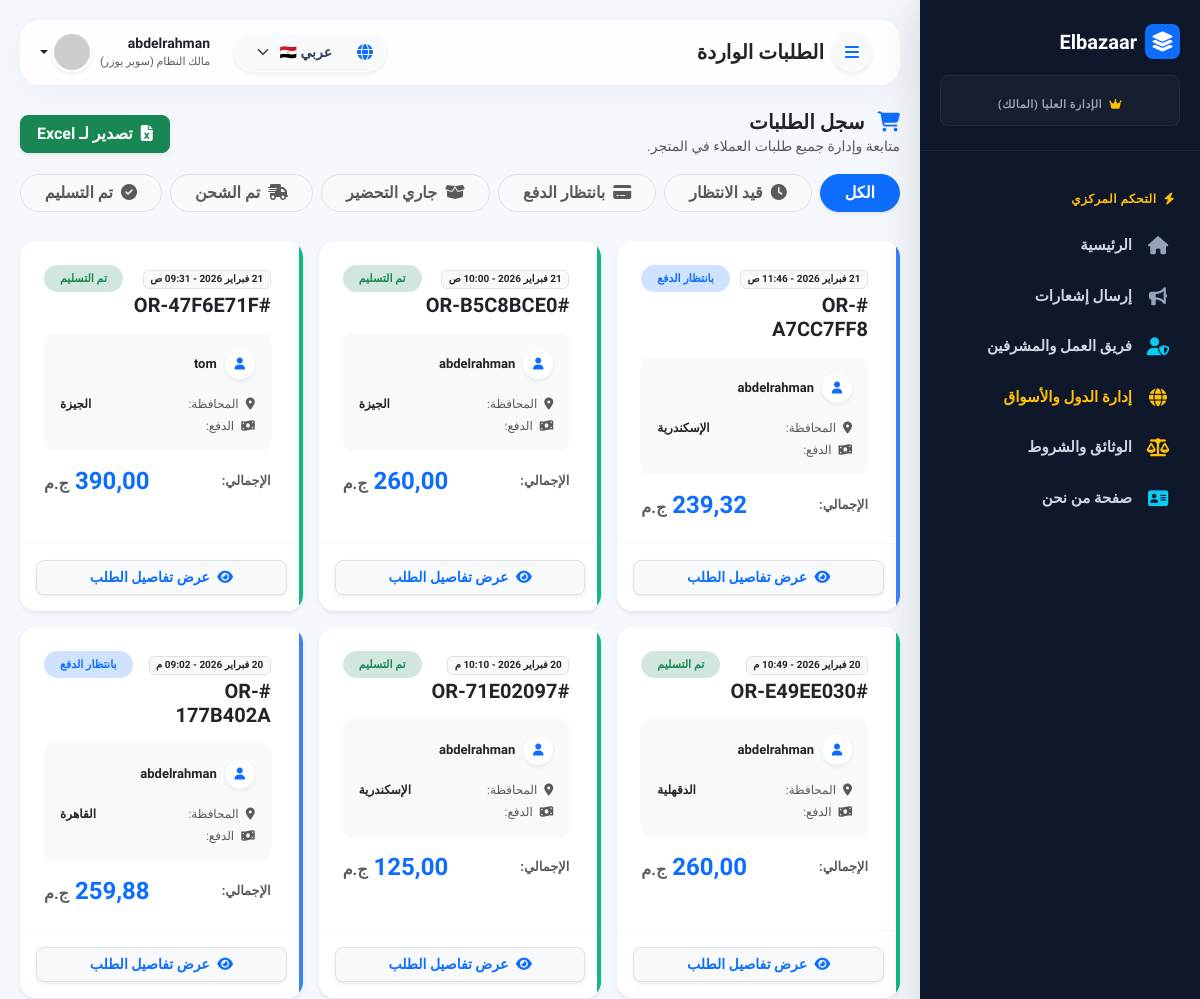
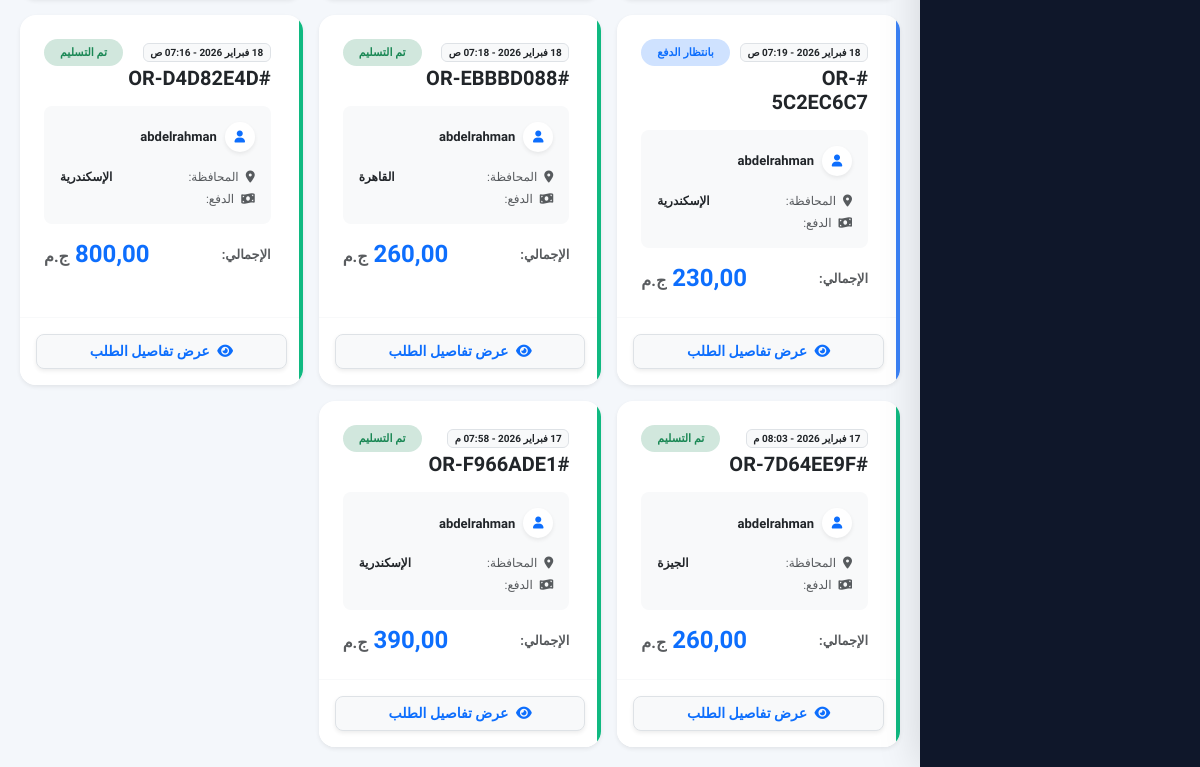
The page /ar/super/orders/all/ (signed in) on the database as committed earlier (2 pictures, top to bottom).
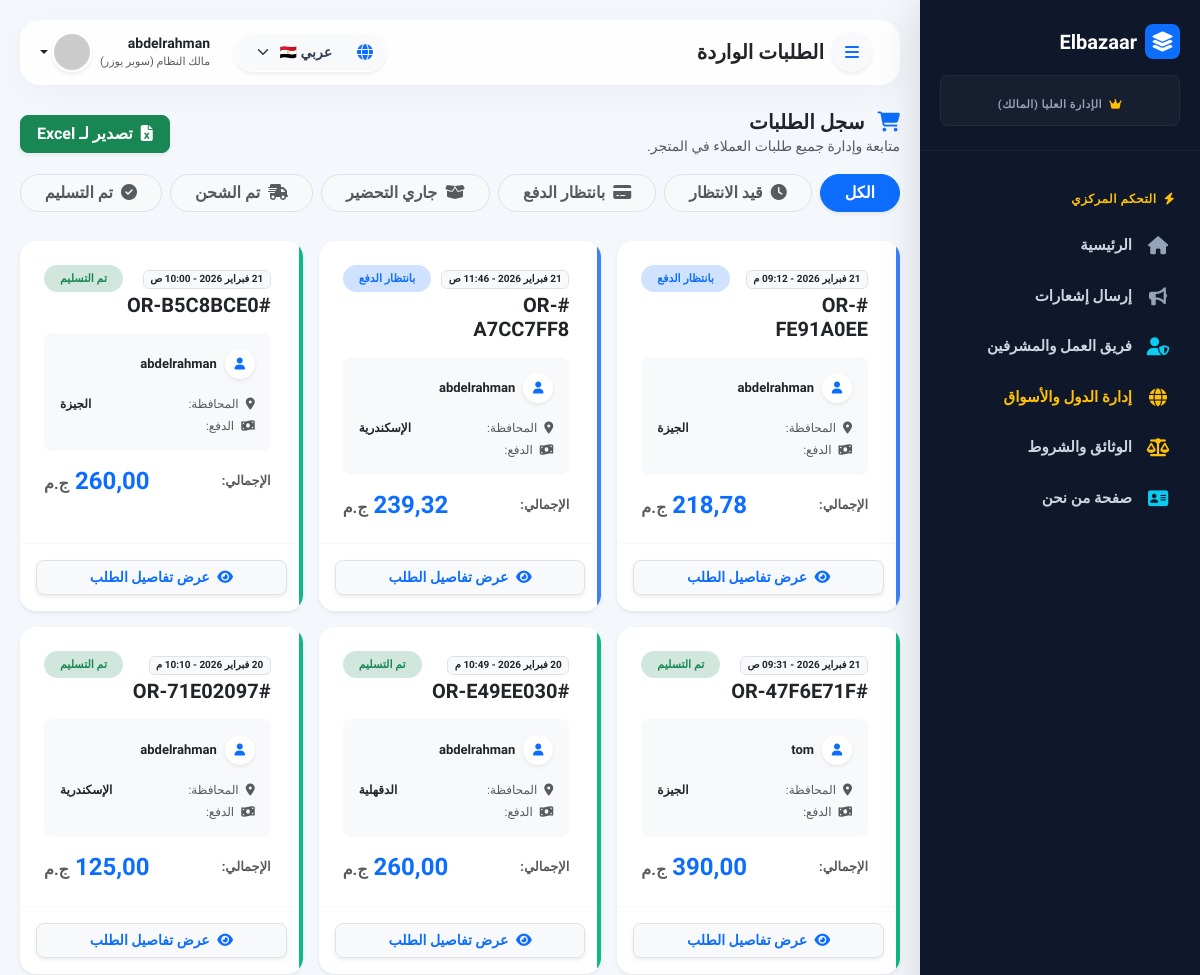
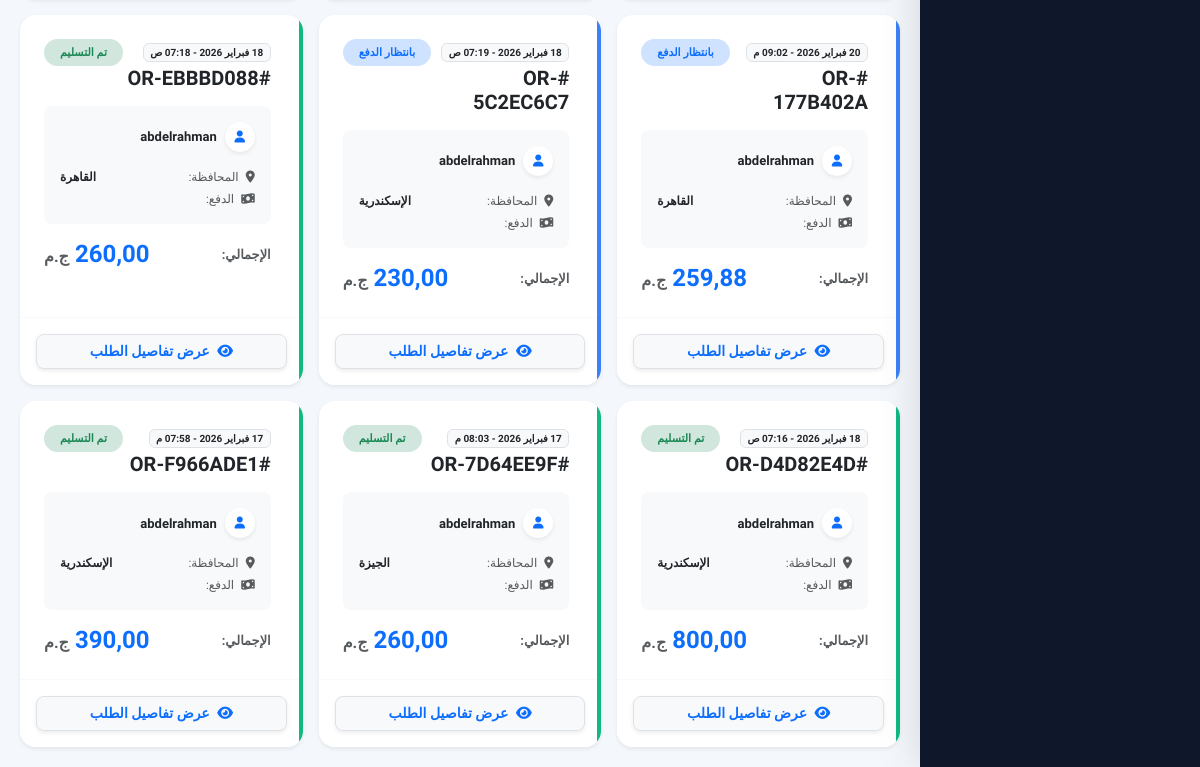
The same page on the database as committed later (2 pictures, top to bottom).
### store/models.py (models this page shows, shortened)
class Order(models.Model):
    class Status(models.TextChoices):
        CART = "CART",
        WAITING_PAYMENT = "WAITING_PAYMENT", "بانتظار الدفع"
        PENDING = "PENDING", "قيد الانتظار"
        PREPARING = "PREPARING", "جاري التحضير"
        APPROVED = "APPROVED", "تم التأكيد"
        SHIPPED = "SHIPPED", "تم الشحن"
        DELIVERED = "DELIVERED", "تم التسليم"
        RETURNED = "RETURNED", "مرتجع"
        CANCELLED = "CANCELLED", "ملغي"
    order_id = models.CharField(max_length=20, unique=True, editable=False, verbose_name="رقم الطلب")
    country = models.ForeignKey('accounts.Country', on_delete=models.PROTECT, related_name='orders', verbose_name="الدولة", null=True, blank=True)
    merchant_received_return = models.BooleanField(default=False, verbose_name="تأكيد التاجر لاستلام المرتجع")
    customer = models.ForeignKey(settings.AUTH_USER_MODEL, on_delete=models.PROTECT, related_name='orders', verbose_name="العميل")
    is_confirmed_by_customer = models.BooleanField(null=True, blank=True, verbose_name="تأكيد العميل")
    rejection_reason = models.TextField(blank=True, null=True, verbose_name="سبب الرفض")
    rating = models.PositiveIntegerField(default=0, verbose_name="التقييم (1-5)")
    merchant = models.ForeignKey(MerchantProfile, on_delete=models.PROTECT, null=True, blank=True, related_name='merchant_orders')
    shipping_address = models.TextField(verbose_name="عنوان الشحن")
    shipping_phone = models.CharField(max_length=15, verbose_name="رقم التواصل")
    admin_discount = models.DecimalField(max_digits=10, decimal_places=2, default=0, verbose_name="خصم معوض من الإدارة")
    total_products_price = models.DecimalField(max_digits=10, decimal_places=2, default=0, verbose_name="إجمالي المنتجات")
    shipping_cost = models.DecimalField(max_digits=10, decimal_places=2, default=0, verbose_name="تكلفة الشحن")
    platform_fees = models.DecimalField(max_digits=10, decimal_places=2, default=0, verbose_name="رسوم المنصة")
    final_total = models.DecimalField(max_digits=10, decimal_places=2, default=0, verbose_name="الإجمالي النهائي")
    status = models.CharField(max_length=20, choices=Status.choices, default=Status.PENDING, verbose_name="حالة الطلب")
    created_at = models.DateTimeField(auto_now_add=True, verbose_name="تاريخ الطلب")
    governorate = models.ForeignKey(Governorate, on_delete=models.SET_NULL, null=True, blank=True, verbose_name="المحافظة")
    is_first_order = models.BooleanField(default=False, verbose_name="أول طلب (شحن مجاني)")
    recipient_name = models.CharField(max_length=255, null=True, blank=True, verbose_name="اسم المستلم")
    payment_method = models.CharField(
        max_length=20,
        default='COD',
        verbose_name=_("طريقة الدفع")
    )
    class PaymentMethod(models.TextChoices):
        COD = "COD", "الدفع عند الاستلام"
        ONLINE = "ONLINE", "دفع إلكتروني (Paymob)"
        WALLET = "WALLET", "محفظة إلكترونية"
    gateway_order_id = models.CharField(max_length=100, blank=True, null=True, verbose_name="رقم الفاتورة في البوابة")
    gateway_transaction_id = models.CharField(max_length=100, blank=True, null=True, verbose_name="رقم المعاملة (Transaction)")
    payment_gateway_used = models.CharField(max_length=20, blank=True, null=True, verbose_name="البوابة المستخدمة (Paymob/Fawaterk)")

class Governorate(models.Model):
    country = models.ForeignKey('accounts.Country', on_delete=models.CASCADE, related_name='governorates', verbose_name="الدولة", null=True)
    name = models.CharField(max_length=50, verbose_name="اسم المحافظة")
    class Meta:
        unique_together = ('country', 'name') # منع تكرار اسم المحافظة في نفس الدولة

### accounts/models.py (models this page shows, shortened)
class User(AbstractUser):
    class Role(models.TextChoices):
        CUSTOMER = "CUSTOMER", "عميل"
        MERCHANT = "MERCHANT", "تاجر"
        OWNER = "OWNER", "مالك النظام (سوبر يوزر)"
        COUNTRY_ADMIN = "COUNTRY_ADMIN", "مدير دولة" # 🔥 الرتبة الجديدة
        ADMIN_LVL2 = "ADMIN_LVL2", "مشرف درجة ثانية"
        ADMIN_LVL3 = "ADMIN_LVL3", "مشرف درجة ثالثة"
    role = models.CharField(max_length=20, choices=Role.choices, default=Role.CUSTOMER)
    country = models.ForeignKey(Country, on_delete=models.RESTRICT, null=True, blank=True, related_name="users", verbose_name="الدولة التابع لها")
    phone_primary = models.CharField(max_length=20, unique=True, null=True, blank=True)
    phone_secondary = models.CharField(max_length=15, blank=True, null=True)
    device_id = models.CharField(max_length=255, blank=True, null=True)
    is_banned = models.BooleanField(default=False)
    custom_role = models.ForeignKey(CustomRole, on_delete=models.SET_NULL, null=True, blank=True)
    referral_code = models.CharField(max_length=10, unique=True, blank=True, null=True)
    invited_by = models.ForeignKey('self', on_delete=models.SET_NULL, null=True, blank=True, related_name='invitees')
    referral_balance = models.DecimalField(max_digits=10, decimal_places=2, default=0.00, verbose_name="رصيد الدعوات")

### supervisor/views.py (the view)
# urls.py: path('orders/all/', views.all_orders, name='super_all_orders'),
@login_required
def all_orders(request):
    if not is_supervisor(request.user): return redirect('home')
    status = request.GET.get('status')
    orders = filter_by_country(request.user, Order.objects.exclude(status=Order.Status.CART)).order_by('-created_at')
    if status: orders = orders.filter(status=status)
    return render(request, 'supervisor/all_orders.html', {'orders': orders})

### accounts/context_processors.py (called while the page is built)
def mobile_app_detector(request):
    user_agent = request.META.get('HTTP_USER_AGENT', '')
    is_mobile_app = 'ElbazaarApp' in user_agent
    return {
        'is_mobile_app': is_mobile_app
    }

### store/context_processors.py (called while the page is built)
def site_settings(request):
    settings = SiteSetting.objects.first()
    return {'site_settings': settings}

def global_country_context(request):
    has_country = False
    if request.user.is_authenticated and request.user.country:
        has_country = True
    elif request.session.get('user_country_id'):
        has_country = True
    return {
        'user_has_country': has_country,
        'available_countries': Country.objects.filter(is_active=True)
    }

def active_promo_popup(request):
    now = timezone.now()
    promo = PromoPopup.objects.filter(
        is_active=True,
        start_time__lte=now,
        end_time__gt=now
    ).first()
    return {'active_promo': promo}

### supervisor/views.py (called while the page is built, shortened)
def is_supervisor(user):
    return user.is_superuser or user.role in [User.Role.ADMIN_LVL2, User.Role.ADMIN_LVL3, User.Role.COUNTRY_ADMIN, User.Role.OWNER]

def filter_by_country(user, qs):
    if user.is_superuser or str(user.role) == 'OWNER':
        return qs

### templates/supervisor/all_orders.html (shortened to what the changed rows need)
{% extends 'supervisor/base_supervisor.html' %}
{% load supervisor_tags i18n %} {% block head_title %}{% trans "إدارة الطلبات" %} | {{ site_settings.site_name|default:"Elbazaar" }}{% endblock %}
{% block content %}
{% trans "ج.م" as default_currency %}
<div class="container-fluid p-0">
    <div class="row g-3">
        {% for order in orders %}
        <div class="col-12 col-md-6 col-xl-4">
            <div class="card border-0 shadow-sm rounded-4 h-100 bg-white hover-card position-relative overflow-hidden">
                <div class="position-absolute top-0 bottom-0 start-0" style="width: 4px; background-color:
                    {% if order.status == 'DELIVERED' %}#10b981
                    {% elif order.status == 'PENDING' %}#f59e0b
                    {% elif order.status == 'CANCELLED' or order.status == 'RETURNED' %}#ef4444
                    {% elif order.status == 'PREPARING' %}#06b6d4
                    {% else %}#3b82f6{% endif %};">
                </div>
                <div class="card-body p-4 ms-2">
                    <div class="d-flex justify-content-between align-items-start mb-3">
                        <div>
                            <span class="badge bg-light text-dark border mb-1" style="font-size: 10px;">
                                {{ order.created_at|date:"d M Y - h:i A" }}
                            </span>
                            <h5 class="fw-bolder text-dark m-0">#{{ order.order_id }}</h5>
                        </div>
                        <span class="badge rounded-pill px-3 py-2
                            {% if order.status == 'DELIVERED' %}bg-success-subtle text-success
                            {% elif order.status == 'PENDING' %}bg-warning-subtle text-warning
                            {% elif order.status == 'CANCELLED' or order.status == 'RETURNED' %}bg-danger-subtle text-danger
                            {% elif order.status == 'PREPARING' %}bg-info-subtle text-info
                            {% else %}bg-primary-subtle text-primary{% endif %}" style="font-size: 11px;">
                            {{ order.get_status_display }}
                        </span>
                    </div>
                    <div class="bg-light rounded-3 p-3 mb-3">
                        <div class="d-flex justify-content-between align-items-center mb-2">
                            <div class="d-flex align-items-center gap-2">
                                <div class="bg-white rounded-circle d-flex justify-content-center align-items-center text-primary shadow-sm" style="width: 30px; height: 30px;">
                                    <i class="fas fa-user" style="font-size: 12px;"></i>
                                </div>
                                <span class="fw-bold text-dark" style="font-size: 13px;">{{ order.customer.first_name|default:order.customer.username }}</span>
                            </div>
                        </div>
                        <div class="d-flex justify-content-between mb-1 mt-3">
                            <span class="text-muted" style="font-size: 12px;"><i class="fas fa-map-marker-alt me-1"></i> {% trans "المحافظة:" %}</span>
                            {% trans "غير محدد" as unassigned %}
                            <span class="fw-bold text-dark" style="font-size: 12px;">{{ order.governorate.name|default:unassigned }}</span>
                        </div>
                        <div class="d-flex justify-content-between">
                            <span class="text-muted" style="font-size: 12px;"><i class="fas fa-money-bill-wave me-1"></i> {% trans "الدفع:" %}</span>
                        </div>
                    </div>
                    <div class="d-flex justify-content-between align-items-center">
                        <span class="text-muted fw-bold" style="font-size: 13px;">{% trans "الإجمالي:" %}</span>
                        <h4 class="fw-bolder text-primary m-0">{{ order.final_total }} <span class="fs-6 text-muted">{{ request.user.country.currency_symbol|default:default_currency }}</span></h4>
                    </div>
                </div>
                <div class="card-footer bg-white border-top border-light p-3 d-flex">
                    <a href="{% url 'super_order_detail' order.order_id %}" class="btn btn-light border flex-grow-1 rounded-3 text-primary fw-bold shadow-sm" style="font-size: 14px;">
                        <i class="fas fa-eye me-1"></i> {% trans "عرض تفاصيل الطلب" %}
                    </a>
                </div>
            </div>
        </div>
        {% endfor %}
    </div>
</div>
{% endblock %}

### templates/supervisor/base_supervisor.html (shortened to what the changed rows need)
{% load i18n supervisor_tags %}
{% get_current_language as LANGUAGE_CODE %}
{% get_current_language_bidi as LANGUAGE_BIDI %}
<!DOCTYPE html>
<html lang="{{ LANGUAGE_CODE }}" dir="{{ LANGUAGE_BIDI|yesno:'rtl,ltr' }}">
<head>
    {% if LANGUAGE_BIDI %}
        <link href="https://cdn.jsdelivr.net/npm/bootstrap@5.3.0/dist/css/bootstrap.rtl.min.css" rel="stylesheet">
    {% else %}
        <link href="https://cdn.jsdelivr.net/npm/bootstrap@5.3.0/dist/css/bootstrap.min.css" rel="stylesheet">
    {% endif %}
    <link rel="stylesheet" href="https://cdnjs.cloudflare.com/ajax/libs/font-awesome/6.4.0/css/all.min.css">
</head>
<body>
    <div class="main-content">
        <nav class="top-navbar glass-effect">
            <div class="d-flex align-items-center">
                            {% get_available_languages as LANGUAGES %}
                <div class="dropdown">
                    <a href="#" class="d-flex align-items-center text-dark text-decoration-none dropdown-toggle border-0" data-bs-toggle="dropdown" aria-expanded="false">
                        <div class="d-none d-md-block mx-2 text-start">
                            <span class="d-block fw-bold" style="font-size: 14px;">{{ request.user.first_name|default:request.user.username }}</span>
                            <span class="d-block text-muted" style="font-size: 11px;">{{ request.user.get_role_display }}</span>
                        </div>
                    </a>
                </div>
            </div>
        </nav>
        {% block content %}{% endblock %}
    </div>
</body>
</html>

Rows that differ between the two databases and show on the page:
added Order: created_at "21 فبراير 2026 - 09:12 م", order_id "OR-FE91A0EE", status "بانتظار الدفع", customer.first_name "abdelrahman", governorate.name "الجيزة", final_total "218,78", {{ request.user.country.currency_symbol|default:default_currency }} "ج.م"
